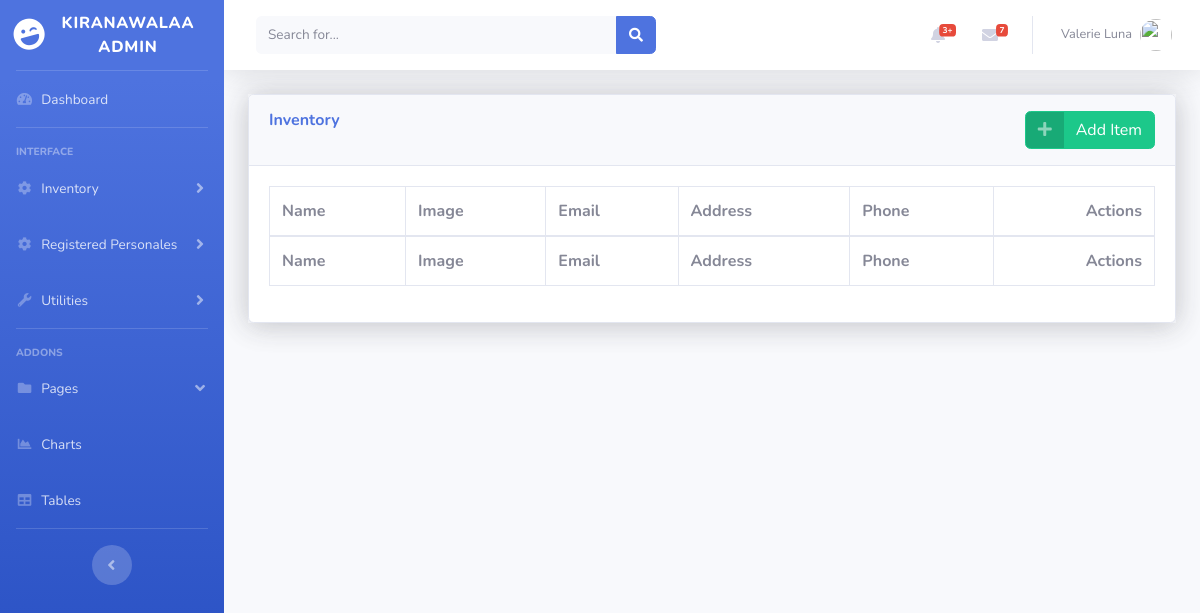
Before: /dashboard/cust/ (signed in) with the older database file.
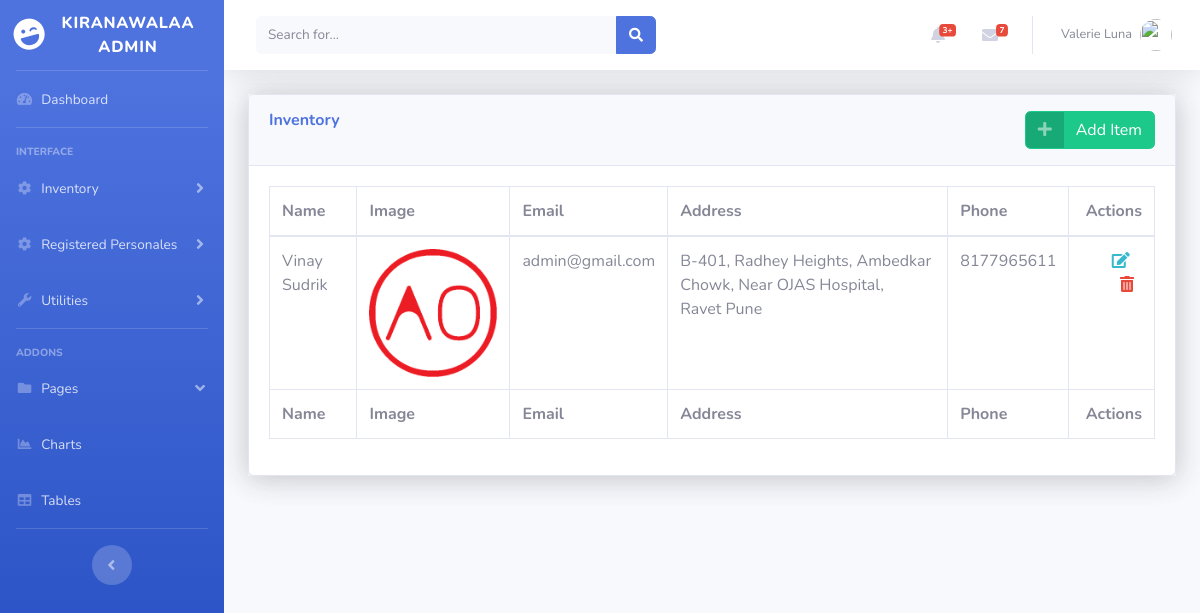
After: the same page with the newer database file.
### users/models.py (models this page shows, shortened)
class Customer(models.Model):
    name = models.CharField(max_length=50)
    email = models.EmailField(max_length=50, unique=True)
    password = models.CharField(max_length=20)
    image = models.ImageField(default="default_cust.jpg", upload_to="cust_pics")
    address_line1 = models.CharField(max_length=255)
    address_line2 = models.CharField(max_length=20)
    phone = models.PositiveIntegerField(max_length=10)
    zip_code = models.CharField(max_length=6)

### users/views.py (the view)
# urls.py: path('dashboard/cust/', user_views.custlist, name='cust'),
def custlist(request):
    if request.user.is_staff:
        context = {"custs": Customer.objects.all()}
        return render(request, 'users/cust.html', context)
    else:
        messages.warning(request, f'Not an Admin')
        return redirect('/')

### users/templates/users/cust.html
{% extends "dashboard/blank.html" %}}
{% block content %}
                <div class="content-section shadow center-block">
                        <div class="card shadow mb-4">
                            <div class="card-header py-3">
                            <div>
                            <h6 class="m-0 font-weight-bold text-primary">Inventory <a href="{% url 'create-item' %}" class="btn btn-success btn-icon-split float-right">
                    <span class="icon text-white-50">
                      <i class="fas fa-plus"></i>
                    </span>
                    <span class="text">Add Item</span>
                  </a></h6>
                            </div>
                            </div>
                            <div class="card-body">
                            <div class="table-responsive">
                                <table class="table table-bordered" id="dataTable" width="100%" cellspacing="0">
                                <thead>
                                    <tr>
                                    <th class="text-left" >Name</th>
                                    <th>Image</th>
                                    <th>Email</th>
                                    <th>Address</th>
                                    <th>Phone</th>
                                    <th class="text-right" >Actions</th>
                                    </tr>
                                </thead>
                                <tfoot>
                                    <tr>
                                    <th class="text-left" >Name</th>
                                    <th>Image</th>
                                    <th>Email</th>
                                    <th>Address</th>
                                    <th>Phone</th>
                                    <th class="text-right" >Actions</th>
                                    </tr>
                                </tfoot>
                                <tbody>
                                {% for cust in custs %}
                                    <tr>
                                    <td class="text-left">{{ cust.name }}</td>
                                    <td><img style="width:128px;" src="{{cust.image.url}}"></td>
                                    <td>{{ cust.email }}</td>
                                    <td>{{ cust.address_line1 }}&nbsp;{{cust.address_line2}}</td>
                                    <td>{{ cust.phone }}</td>
                                    <td class="text-right"><i class="fas fa-edit mx-2 text-info"></i>&nbsp;<i class="fas mx-2 fa-trash-alt text-danger"></i></td>
                                    </tr>
                                {% endfor %}
                                </tbody>
                                </table>
                            </div>
                            </div>
                        </div>
                </div>
{% endblock content %}

### dashboard/templates/dashboard/blank.html (shortened to what this page needs)
{% load static %}
<!DOCTYPE html>
<html lang="en">
<head>
  <link href="{% static 'dashboard/vendor/datatables/dataTables.bootstrap4.min.css' %}" rel="stylesheet" type="text/css" />
  <link href="https://cdnjs.cloudflare.com/ajax/libs/font-awesome/5.11.2/css/all.css" rel="stylesheet" type="text/css" />
  <link href="{% static 'dashboard/css/sb-admin-2.min.css' %}" rel="stylesheet" type="text/css" />
</head>
<body id="page-top">
  <div id="wrapper">
    <ul class="navbar-nav bg-gradient-primary sidebar sidebar-dark accordion" id="accordionSidebar">
      <a class="sidebar-brand d-flex align-items-center justify-content-center" href="{% url 'dashboard' %}">
        <div class="sidebar-brand-icon rotate-n-15">
          <i class="fas fa-laugh-wink"></i>
        </div>
        <div class="sidebar-brand-text mx-3"> Kiranawalaa Admin</div>
      </a>
      <hr class="sidebar-divider my-0">
      <li class="nav-item {% if request.resolver_match.url_name == "dashboard" %}active{% endif %}">
        <a class="nav-link" href="{% url 'dashboard' %}">
          <i class="fas fa-fw fa-tachometer-alt"></i>
          <span>Dashboard</span></a>
      </li>
      <hr class="sidebar-divider">
      <div class="sidebar-heading">
        Interface
      </div>
      <li class="nav-item">
        <a class="nav-link collapsed" href="#" data-toggle="collapse" data-target="#collapseTwo" aria-expanded="true" aria-controls="collapseTwo">
          <i class="fas fa-fw fa-cog"></i>
          <span>Inventory</span>
        </a>
      </li>
      <li class="nav-item">
        <a class="nav-link collapsed" href="#" data-toggle="collapse" data-target="#personales" aria-expanded="true" aria-controls="collapseTwo">
          <i class="fas fa-fw fa-cog"></i>
          <span>Registered Personales</span>
        </a>
      </li>
      <li class="nav-item">
        <a class="nav-link collapsed" href="#" data-toggle="collapse" data-target="#collapseUtilities" aria-expanded="true" aria-controls="collapseUtilities">
          <i class="fas fa-fw fa-wrench"></i>
          <span>Utilities</span>
        </a>
      </li>
      <hr class="sidebar-divider">
      <div class="sidebar-heading">
        Addons
      </div>
      <li class="nav-item {% if request.resolver_match.url_name == "pages" %}active{% endif %} ">
        <a class="nav-link" href="#" data-toggle="collapse" data-target="#collapsePages" aria-expanded="true" aria-controls="collapsePages">
          <i class="fas fa-fw fa-folder"></i>
          <span>Pages</span>
        </a>
      </li>
      <li class="nav-item">
        <a class="nav-link" href="#">
          <i class="fas fa-fw fa-chart-area"></i>
          <span>Charts</span></a>
      </li>
      <li class="nav-item">
        <a class="nav-link" href="#">
          <i class="fas fa-fw fa-table"></i>
          <span>Tables</span></a>
      </li>
      <hr class="sidebar-divider d-none d-md-block">
      <div class="text-center d-none d-md-inline">
        <button class="rounded-circle border-0" id="sidebarToggle"></button>
      </div>
    </ul>
    <div id="content-wrapper" class="d-flex flex-column">
      <div id="content">
        <nav class="navbar navbar-expand navbar-light bg-white topbar mb-4 static-top shadow">
          <form class="d-none d-sm-inline-block form-inline mr-auto ml-md-3 my-2 my-md-0 mw-100 navbar-search">
            <div class="input-group">
              <input type="text" class="form-control bg-light border-0 small" placeholder="Search for..." aria-label="Search" aria-describedby="basic-addon2">
              <div class="input-group-append">
                <button class="btn btn-primary" type="button">
                  <i class="fas fa-search fa-sm"></i>
                </button>
              </div>
            </div>
          </form>
          <ul class="navbar-nav ml-auto">
            <li class="nav-item dropdown no-arrow mx-1">
              <a class="nav-link dropdown-toggle" href="#" id="alertsDropdown" role="button" data-toggle="dropdown" aria-haspopup="true" aria-expanded="false">
                <i class="fas fa-bell fa-fw"></i>
                <span class="badge badge-danger badge-counter">3+</span>
              </a>
            </li>
            <li class="nav-item dropdown no-arrow mx-1">
              <a class="nav-link dropdown-toggle" href="#" id="messagesDropdown" role="button" data-toggle="dropdown" aria-haspopup="true" aria-expanded="false">
                <i class="fas fa-envelope fa-fw"></i>
                <span class="badge badge-danger badge-counter">7</span>
              </a>
            </li>
            <li class="nav-item dropdown no-arrow">
              <a class="nav-link dropdown-toggle" href="#" id="userDropdown" role="button" data-toggle="dropdown" aria-haspopup="true" aria-expanded="false">
                <span class="mr-2 d-none d-lg-inline text-gray-600 small">Valerie Luna</span>
                <img class="img-profile rounded-circle" src="https://source.unsplash.com/QAB-WJcbgJk/60x60">
              </a>
            </li>
          </ul>
        </nav>
        <div class="container-fluid">
          {% block content %} {% endblock %}
      </div>
      </div>
    </div>
  </div>
</body>
</html>

Changed rows visible on the page:
added Customer: name "Vinay Sudrik", image (picture), email "admin@gmail.com", address_line1 "B-401, Radhey Heights, Ambedkar Chowk, Near OJAS Hospital, Ravet", address_line2 "Pune", phone "8177965611"
